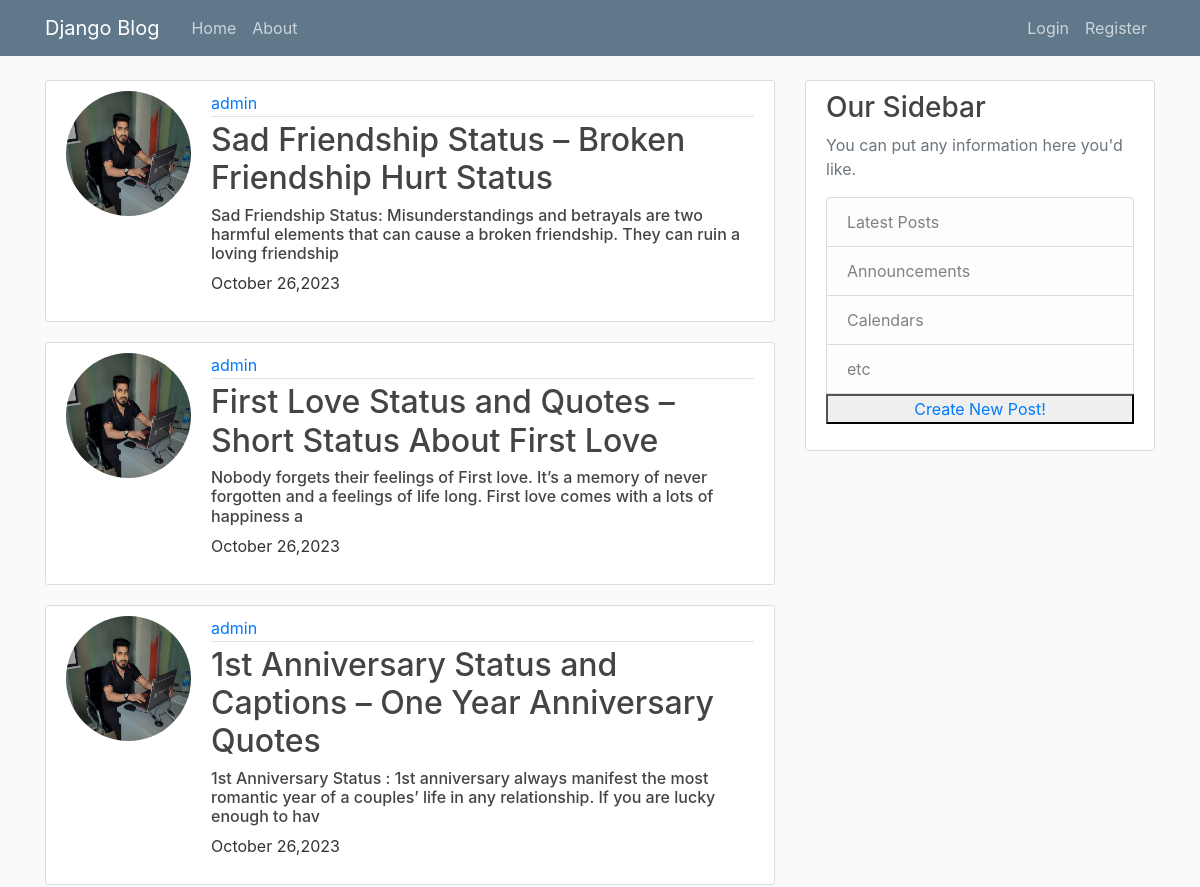
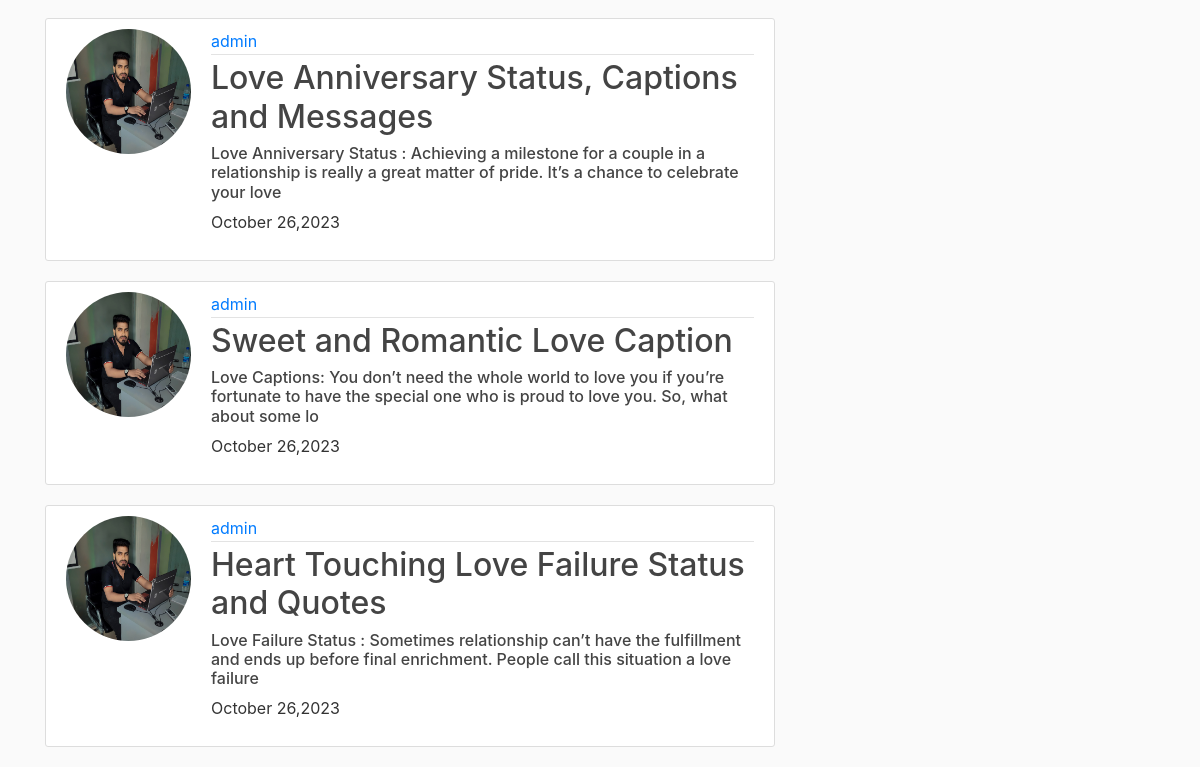
/, run on an earlier commit of the app's database (2 pictures, top to bottom).
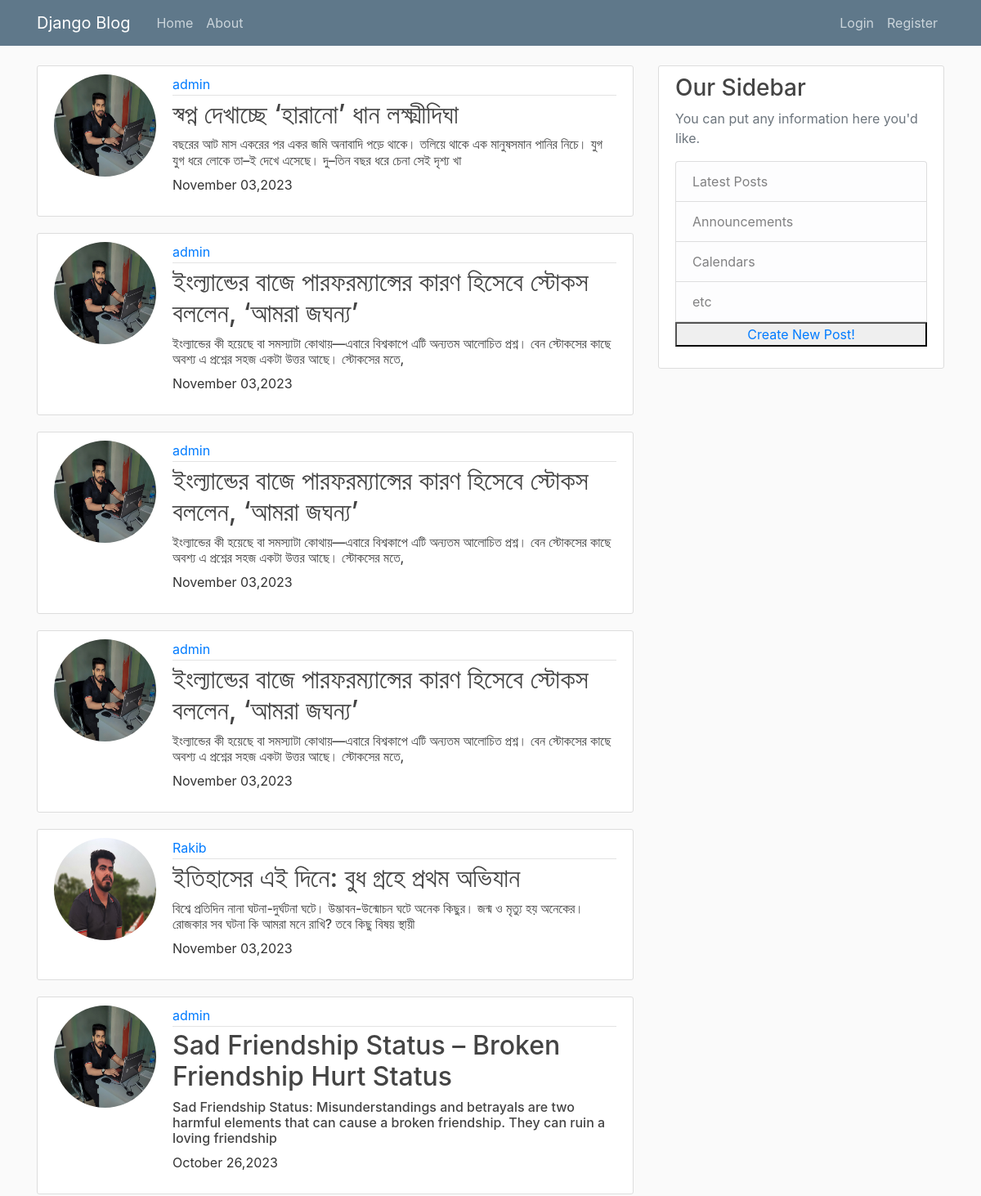
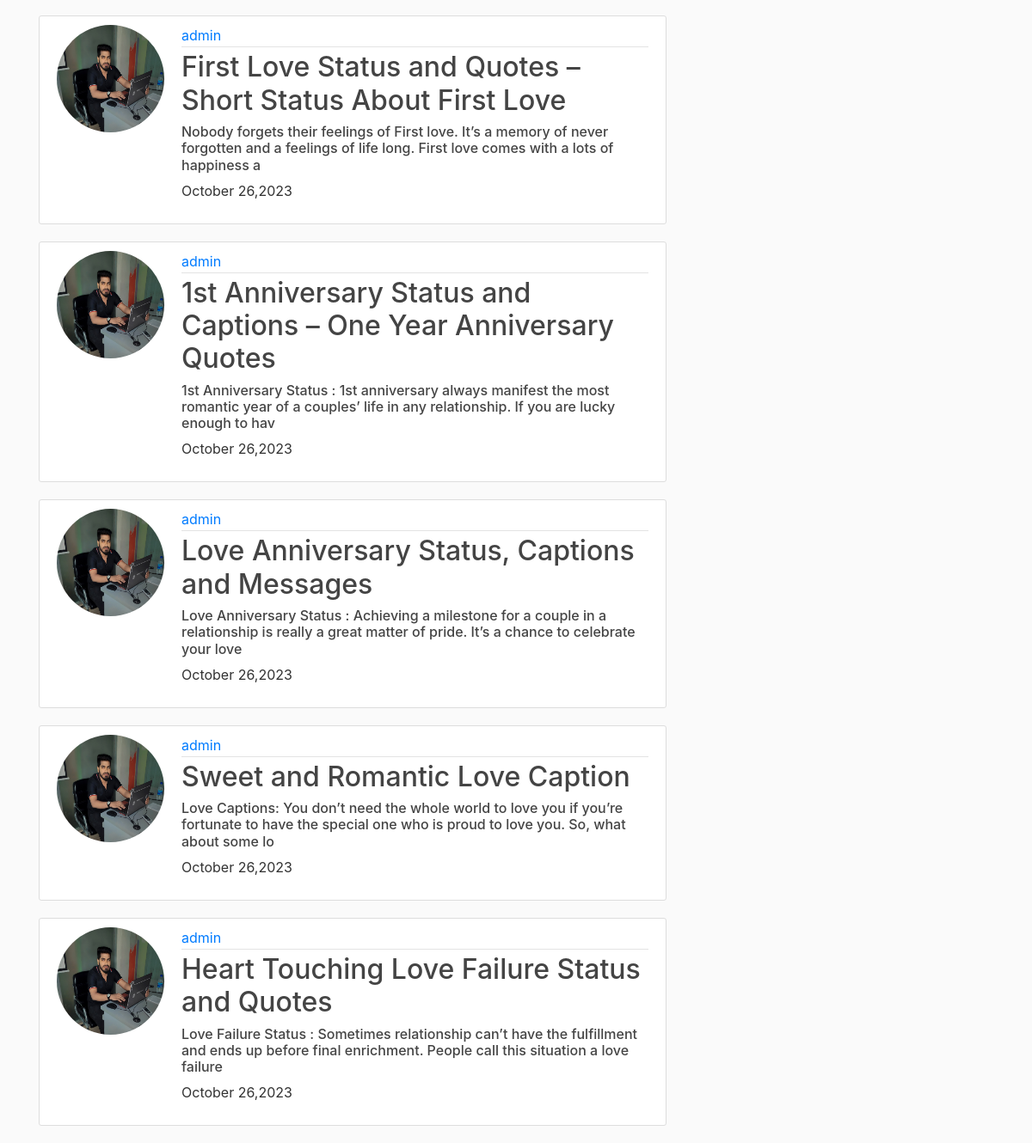
And on a later commit of the database (2 pictures, top to bottom).
### BlogApp/models.py (models this page shows, shortened)
class Post(models.Model):
    title = models.CharField(max_length=150)
    content = models.TextField()
    date_post = models.DateTimeField(default=timezone.now)
    author = models.ForeignKey(User, on_delete=models.CASCADE)

### users/models.py (models this page shows)
class Profile(models.Model):
    user = models.OneToOneField(User, on_delete=models.CASCADE)
    image = models.ImageField(default='default.jpg', upload_to='profile_pics')

### BlogApp/views.py (the view)
# urls.py: path('', PostListView.as_view(), name="home page"),
class PostListView(ListView):
    model = Post
    template_name = 'home/homepage.html'
    context_object_name = 'Posts'
    ordering = ['-date_post']

### BlogApp/templates/home/homepage.html
{% extends "home/base.html" %}
{% block content %}
{% for Post in Posts%}
<article class="media content-section">
    <img class="rounded-circle account-img" src="{{ Post.author.profile.image.url }}">
    <div class="media-body">
        <div class="article-metadata">
            <a class="mr-2" href="#">{{ Post.author }}</a>
        </div>
        <h2><a class="article-title" href="{% url 'post detail' Post.id %}">{{ Post.title }}</a></h2>
        <h6><a class="article-title" href="#">{{ Post.content|slice:":150" }}</a></h6>
        <p class="article-content">{{ Post.date_post |date:"F d,Y" }}</p>
    </div>
</article>
{% endfor %}
{% endblock %}

### BlogApp/templates/home/base.html (shortened to what this page needs)
{% load static %}
<!DOCTYPE html>
<html lang="en">
<head>
    <link rel="stylesheet" href="https://cdn.jsdelivr.net/npm/bootstrap@4.4.1/dist/css/bootstrap.min.css"
>
    <link rel="stylesheet" type="text/css" href="{% static 'blog/main.css'%}">
</head>
<body>
<header class="site-header">
    <nav class="navbar navbar-expand-md navbar-dark bg-steel fixed-top">
        <div class="container">
            <a class="navbar-brand mr-4" href="/">Django Blog</a>
            <div class="collapse navbar-collapse" id="navbarToggle">
                <div class="navbar-nav mr-auto">
                    <a class="nav-item nav-link" href="{% url 'home page'%}">Home</a>
                    <a class="nav-item nav-link" href="{% url 'about page'%}">About</a>
                </div>
                <div class="navbar-nav">
                    {% if user.is_authenticated %}
                    <a class="nav-item nav-link" href="{% url 'post create' %}">New Post</a>
                    <a class="nav-item nav-link" href="{% url 'profile' %}">Profile</a>
                    <a class="nav-item nav-link" href="{% url 'logout' %}">Logout</a>
                    {% else %}
                    <a class="nav-item nav-link" href="{% url 'login'%}">Login</a>
                    <a class="nav-item nav-link" href="{% url 'register'%}">Register</a>
                    {% endif %}
                </div>
            </div>
        </div>
    </nav>
</header>
<main role="main" class="container">
    <div class="row">
        <div class="col-md-8">
            {% block content %}{% endblock %}
        </div>
        <div class="col-md-4">
            <div class="content-section">
                <h3>Our Sidebar</h3>
                <p class='text-muted'>You can put any information here you'd like.
                <ul class="list-group">
                    <li class="list-group-item list-group-item-light">Latest Posts</li>
                    <li class="list-group-item list-group-item-light">Announcements</li>
                    <li class="list-group-item list-group-item-light">Calendars</li>
                    <li class="list-group-item list-group-item-light">etc</li>
                    <button type="button"><a href="{% url 'post create' %}">Create New Post!</a></button>
                </ul>
                </p>
            </div>
        </div>
    </div>
</main>
</body>
</html>

### BlogApp/static/blog/main.css (style rules this page uses)
body { background: #fafafa; color: #333333; margin-top: 5rem; }
h1, h2, h3, h4, h5, h6 { color: #444444; }
ul { margin: 0; }
.bg-steel { background-color: #5f788a; }
.site-header .navbar-nav .nav-link { color: #cbd5db; }
.content-section { background: #ffffff; padding: 10px 20px; border: 1px solid #dddddd; border-radius: 3px; margin-bottom: 20px; }
.article-title { color: #444444; }
.article-content { white-space: pre-line; }
.article-metadata { padding-bottom: 1px; margin-bottom: 4px; border-bottom: 1px solid #e3e3e3 }
.account-img { height: 125px; width: 125px; margin-right: 20px; margin-bottom: 16px; }

What changed in the data, as far as the page shows it:
added Post: author.profile.image (picture), author "admin", title "স্বপ্ন দেখাচ্ছে ‘হারানো’ ধান লক্ষ্মীদিঘা", content "বছরের আট মাস একরের পর একর জমি অনাবাদি পড়ে থাকে। তলিয়ে থাকে এক মানুষসমান পানির নিচে। যুগ যুগ ধরে লোকে তা–ই দেখে এসেছে। দু–তিন বছর ধরে চেনা সেই দৃশ্য খা", date_post "November 03,2023"
added Post: author.profile.image (picture), author "admin", title "ইংল্যান্ডের বাজে পারফরম্যান্সের কারণ হিসেবে স্টোকস বললেন, ‘আমরা জঘন্য’", content "ইংল্যান্ডের কী হয়েছে বা সমস্যাটা কোথায়—এবারে বিশ্বকাপে এটি অন্যতম আলোচিত প্রশ্ন। বেন স্টোকসের কাছে অবশ্য এ প্রশ্নের সহজ একটা উত্তর আছে। স্টোকসের মতে,", date_post "November 03,2023"
added Post: author.profile.image (picture), author "admin", title "ইংল্যান্ডের বাজে পারফরম্যান্সের কারণ হিসেবে স্টোকস বললেন, ‘আমরা জঘন্য’", content "ইংল্যান্ডের কী হয়েছে বা সমস্যাটা কোথায়—এবারে বিশ্বকাপে এটি অন্যতম আলোচিত প্রশ্ন। বেন স্টোকসের কাছে অবশ্য এ প্রশ্নের সহজ একটা উত্তর আছে। স্টোকসের মতে,", date_post "November 03,2023"
added Post: author.profile.image (picture), author "admin", title "ইংল্যান্ডের বাজে পারফরম্যান্সের কারণ হিসেবে স্টোকস বললেন, ‘আমরা জঘন্য’", content "ইংল্যান্ডের কী হয়েছে বা সমস্যাটা কোথায়—এবারে বিশ্বকাপে এটি অন্যতম আলোচিত প্রশ্ন। বেন স্টোকসের কাছে অবশ্য এ প্রশ্নের সহজ একটা উত্তর আছে। স্টোকসের মতে,", date_post "November 03,2023"
added Post: author.profile.image (picture), author "Rakib", title "ইতিহাসের এই দিনে: বুধ গ্রহে প্রথম অভিযান", content "বিশ্বে প্রতিদিন নানা ঘটনা-দুর্ঘটনা ঘটে। উদ্ভাবন-উন্মোচন ঘটে অনেক কিছুর। জন্ম ও মৃত্যু হয় অনেকের। রোজকার সব ঘটনা কি আমরা মনে রাখি? তবে কিছু বিষয় স্থায়ী", date_post "November 03,2023"
